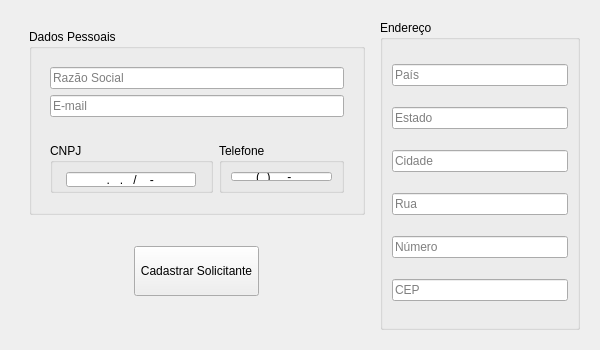
<?xml version="1.0" encoding="UTF-8"?>
<ui version="4.0">
 <class>Form</class>
 <widget class="QWidget" name="Form">
  <property name="geometry">
   <rect>
    <x>0</x>
    <y>0</y>
    <width>600</width>
    <height>350</height>
   </rect>
  </property>
  <property name="minimumSize">
   <size>
    <width>600</width>
    <height>350</height>
   </size>
  </property>
  <property name="maximumSize">
   <size>
    <width>600</width>
    <height>350</height>
   </size>
  </property>
  <property name="windowTitle">
   <string>Form</string>
  </property>
  <layout class="QVBoxLayout" name="verticalLayout">
   <item>
    <widget class="QFrame" name="top_frame">
     <property name="autoFillBackground">
      <bool>false</bool>
     </property>
     <property name="styleSheet">
      <string notr="true">QFrame#top_frame { 
 border: none; background: transparent;
 }</string>
     </property>
     <property name="frameShape">
      <enum>QFrame::Shape::StyledPanel</enum>
     </property>
     <property name="frameShadow">
      <enum>QFrame::Shadow::Raised</enum>
     </property>
     <layout class="QHBoxLayout" name="horizontalLayout_2">
      <item>
       <widget class="QFrame" name="left_frame">
        <property name="styleSheet">
         <string notr="true">QFrame{
border: none; background: transparent;
}</string>
        </property>
        <property name="frameShape">
         <enum>QFrame::Shape::StyledPanel</enum>
        </property>
        <property name="frameShadow">
         <enum>QFrame::Shadow::Raised</enum>
        </property>
        <layout class="QVBoxLayout" name="verticalLayout_5">
         <item>
          <widget class="QGroupBox" name="personal_data_gbox">
           <property name="minimumSize">
            <size>
             <width>0</width>
             <height>175</height>
            </size>
           </property>
           <property name="maximumSize">
            <size>
             <width>16777215</width>
             <height>200</height>
            </size>
           </property>
           <property name="autoFillBackground">
            <bool>false</bool>
           </property>
           <property name="styleSheet">
            <string notr="true"/>
           </property>
           <property name="title">
            <string>Dados Pessoais</string>
           </property>
           <layout class="QVBoxLayout" name="verticalLayout_2">
            <item>
             <widget class="QFrame" name="frame">
              <property name="frameShape">
               <enum>QFrame::Shape::StyledPanel</enum>
              </property>
              <property name="frameShadow">
               <enum>QFrame::Shadow::Raised</enum>
              </property>
              <layout class="QVBoxLayout" name="verticalLayout_7">
               <item>
                <widget class="QLineEdit" name="company_name_input">
                 <property name="placeholderText">
                  <string>Razão Social</string>
                 </property>
                </widget>
               </item>
               <item>
                <widget class="QLineEdit" name="email_input">
                 <property name="placeholderText">
                  <string>E-mail</string>
                 </property>
                </widget>
               </item>
              </layout>
             </widget>
            </item>
            <item>
             <widget class="QFrame" name="frame_2">
              <property name="frameShape">
               <enum>QFrame::Shape::StyledPanel</enum>
              </property>
              <property name="frameShadow">
               <enum>QFrame::Shadow::Raised</enum>
              </property>
              <layout class="QHBoxLayout" name="horizontalLayout_3">
               <item>
                <widget class="QGroupBox" name="groupBox">
                 <property name="minimumSize">
                  <size>
                   <width>120</width>
                   <height>30</height>
                  </size>
                 </property>
                 <property name="maximumSize">
                  <size>
                   <width>1140</width>
                   <height>50</height>
                  </size>
                 </property>
                 <property name="title">
                  <string>CNPJ</string>
                 </property>
                 <layout class="QHBoxLayout" name="horizontalLayout_4">
                  <item>
                   <widget class="QLineEdit" name="cnpj_input">
                    <property name="minimumSize">
                     <size>
                      <width>100</width>
                      <height>15</height>
                     </size>
                    </property>
                    <property name="maximumSize">
                     <size>
                      <width>130</width>
                      <height>15</height>
                     </size>
                    </property>
                    <property name="inputMask">
                     <string>99.999.999/9999-99</string>
                    </property>
                    <property name="alignment">
                     <set>Qt::AlignmentFlag::AlignCenter</set>
                    </property>
                    <property name="placeholderText">
                     <string/>
                    </property>
                   </widget>
                  </item>
                 </layout>
                </widget>
               </item>
               <item>
                <widget class="QGroupBox" name="groupBox_2">
                 <property name="maximumSize">
                  <size>
                   <width>125</width>
                   <height>50</height>
                  </size>
                 </property>
                 <property name="title">
                  <string>Telefone</string>
                 </property>
                 <layout class="QVBoxLayout" name="verticalLayout_6">
                  <item>
                   <widget class="QLineEdit" name="phone_number_input">
                    <property name="inputMask">
                     <string>(99)99999-9999</string>
                    </property>
                    <property name="alignment">
                     <set>Qt::AlignmentFlag::AlignCenter</set>
                    </property>
                    <property name="placeholderText">
                     <string>Telefone</string>
                    </property>
                   </widget>
                  </item>
                 </layout>
                </widget>
               </item>
              </layout>
             </widget>
            </item>
           </layout>
          </widget>
         </item>
         <item>
          <widget class="QFrame" name="frame_4">
           <property name="maximumSize">
            <size>
             <width>16777215</width>
             <height>100</height>
            </size>
           </property>
           <property name="frameShape">
            <enum>QFrame::Shape::StyledPanel</enum>
           </property>
           <property name="frameShadow">
            <enum>QFrame::Shadow::Raised</enum>
           </property>
           <layout class="QHBoxLayout" name="horizontalLayout">
            <item>
             <widget class="QPushButton" name="register_button">
              <property name="minimumSize">
               <size>
                <width>125</width>
                <height>25</height>
               </size>
              </property>
              <property name="maximumSize">
               <size>
                <width>125</width>
                <height>50</height>
               </size>
              </property>
              <property name="text">
               <string>Cadastrar Solicitante</string>
              </property>
             </widget>
            </item>
           </layout>
          </widget>
         </item>
        </layout>
       </widget>
      </item>
      <item>
       <widget class="QGroupBox" name="address_gbox">
        <property name="maximumSize">
         <size>
          <width>200</width>
          <height>16777215</height>
         </size>
        </property>
        <property name="title">
         <string>Endereço</string>
        </property>
        <layout class="QVBoxLayout" name="verticalLayout_3">
         <item>
          <widget class="QLineEdit" name="country_input">
           <property name="placeholderText">
            <string>País</string>
           </property>
          </widget>
         </item>
         <item>
          <widget class="QLineEdit" name="state_input">
           <property name="placeholderText">
            <string>Estado</string>
           </property>
          </widget>
         </item>
         <item>
          <widget class="QLineEdit" name="city_input">
           <property name="placeholderText">
            <string>Cidade</string>
           </property>
          </widget>
         </item>
         <item>
          <widget class="QLineEdit" name="street_input">
           <property name="placeholderText">
            <string>Rua</string>
           </property>
          </widget>
         </item>
         <item>
          <widget class="QLineEdit" name="address_number_input">
           <property name="text">
            <string/>
           </property>
           <property name="placeholderText">
            <string>Número</string>
           </property>
          </widget>
         </item>
         <item>
          <widget class="QLineEdit" name="cep_input">
           <property name="placeholderText">
            <string>CEP</string>
           </property>
          </widget>
         </item>
        </layout>
       </widget>
      </item>
     </layout>
    </widget>
   </item>
  </layout>
 </widget>
 <resources/>
 <connections/>
</ui>
